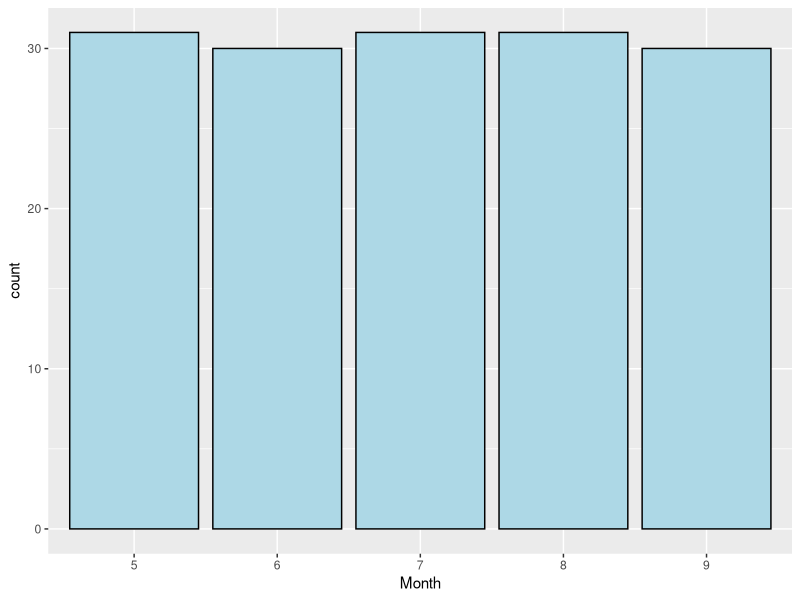
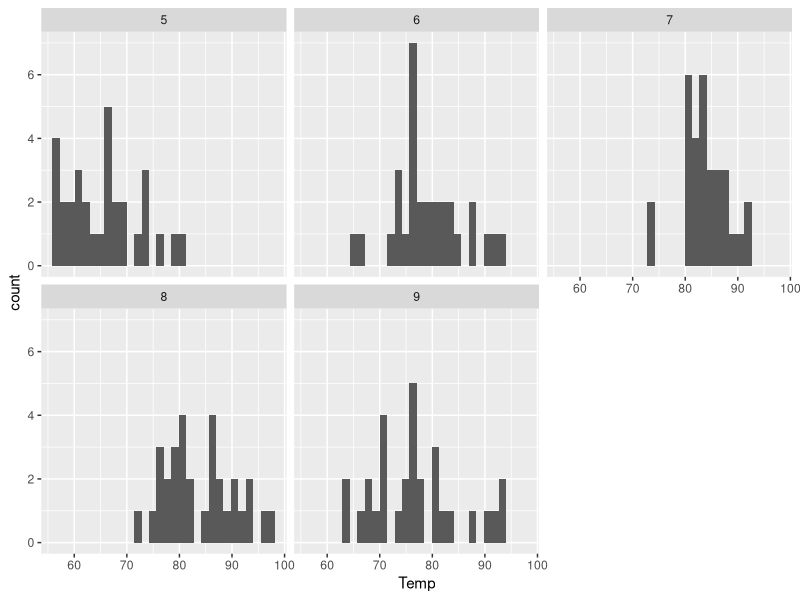
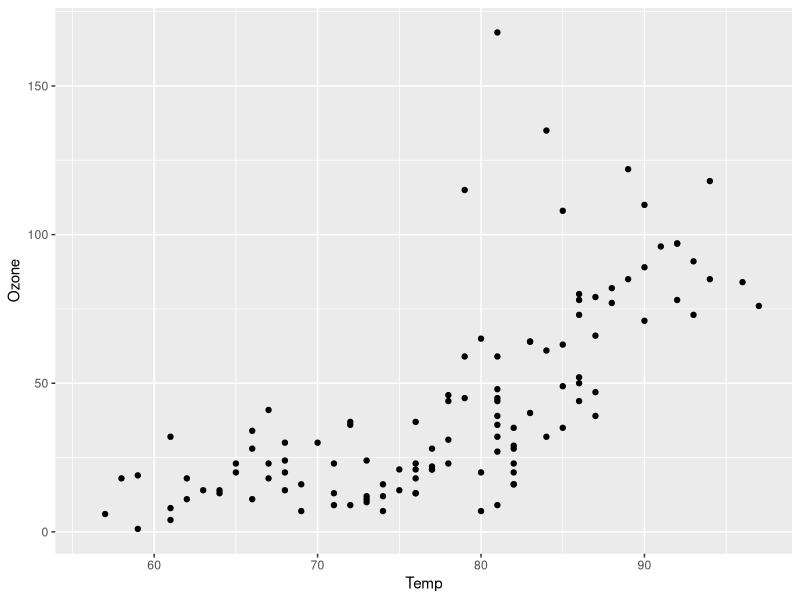
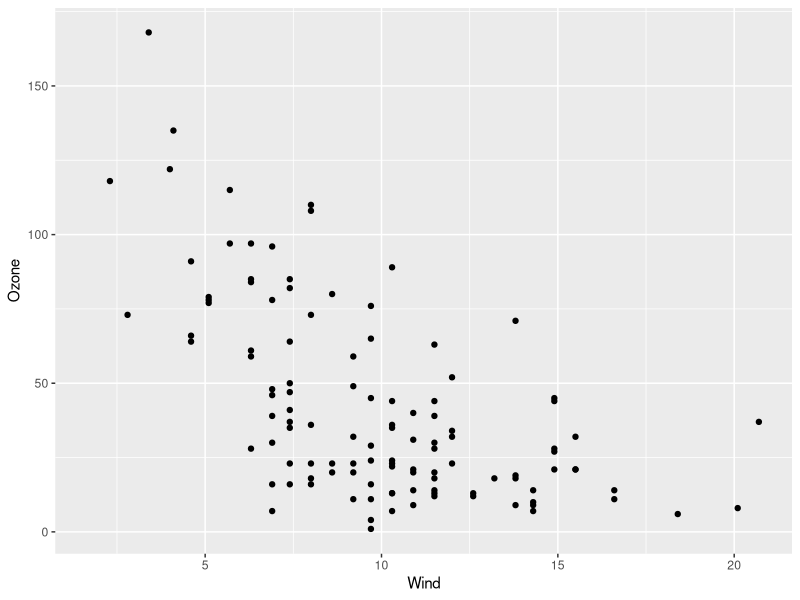
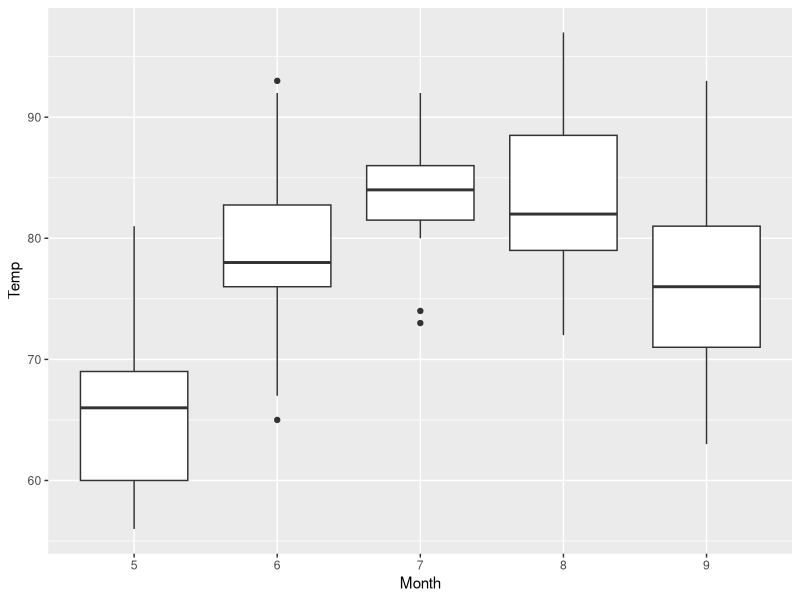
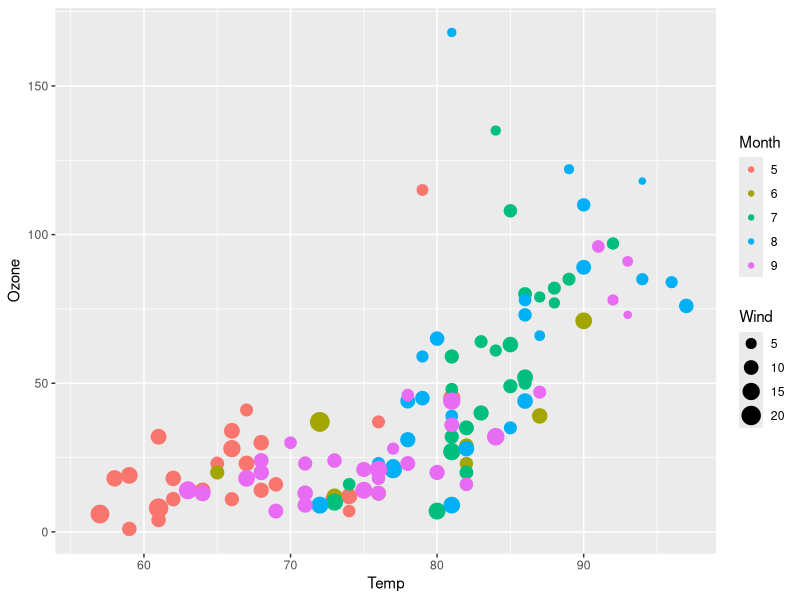

These figures' R source, in order:
## ---- chunk 1
library(ggplot2)
head(airquality)
airquality$Month <- factor(airquality$Month)
summary(airquality)
## ---- chunk 2
ggplot(data = airquality, aes(x = Month)) +
  geom_bar(fill="lightblue", colour = "black")
## ---- chunk 3
ggplot(data = airquality, aes(x = Temp)) +
  geom_histogram() + facet_wrap(Month~.)
## ---- chunk 4
ggplot(data = airquality, aes(x = Temp, y = Ozone)) +
  geom_point()

ggplot(data = airquality, aes(x = Wind, y = Ozone)) +
  geom_point()
## ---- chunk 5
ggplot(data = airquality, aes(x = Month, y = Temp)) +
  geom_boxplot()
## ---- chunk 6
ggplot(data = airquality, aes(x = Temp, y = Ozone, color=Month, size=Wind)) +
  geom_point()
